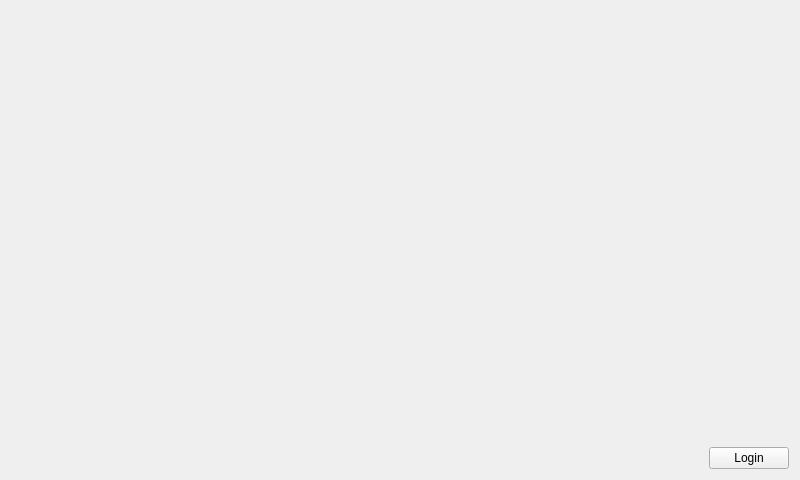
<?xml version="1.0" encoding="UTF-8"?>
<ui version="4.0">
 <class>WelcomeScreen</class>
 <widget class="QWidget" name="WelcomeScreen">
  <property name="geometry">
   <rect>
    <x>0</x>
    <y>0</y>
    <width>800</width>
    <height>480</height>
   </rect>
  </property>
  <property name="windowTitle">
   <string>Welcome</string>
  </property>
  <layout class="QVBoxLayout" name="verticalLayout">
   <item>
    <layout class="QVBoxLayout" name="contentLayout">
     <item>
      <spacer name="verticalSpacerTop">
       <property name="orientation">
        <enum>Qt::Orientation::Vertical</enum>
       </property>
       <property name="sizeHint" stdset="0">
        <size>
         <width>20</width>
         <height>40</height>
        </size>
       </property>
      </spacer>
     </item>
     <item>
      <layout class="QHBoxLayout" name="centerHBox">
       <item>
        <widget class="QFrame" name="imageFrame">
         <property name="minimumSize">
          <size>
           <width>480</width>
           <height>320</height>
          </size>
         </property>
         <layout class="QVBoxLayout" name="frameLayout">
          <item>
           <widget class="QLabel" name="imageLabel">
            <property name="alignment">
             <set>Qt::AlignmentFlag::AlignCenter</set>
            </property>
           </widget>
          </item>
         </layout>
        </widget>
       </item>
      </layout>
     </item>
     <item>
      <spacer name="verticalSpacerBottom">
       <property name="orientation">
        <enum>Qt::Orientation::Vertical</enum>
       </property>
       <property name="sizeHint" stdset="0">
        <size>
         <width>20</width>
         <height>40</height>
        </size>
       </property>
      </spacer>
     </item>
    </layout>
   </item>
   <item>
    <layout class="QHBoxLayout" name="buttonHBox">
     <item>
      <spacer name="buttonSpacerLeft">
       <property name="orientation">
        <enum>Qt::Orientation::Horizontal</enum>
       </property>
       <property name="sizeHint" stdset="0">
        <size>
         <width>20</width>
         <height>20</height>
        </size>
       </property>
      </spacer>
     </item>
     <item>
      <spacer name="buttonCenterSpacer">
       <property name="orientation">
        <enum>Qt::Orientation::Horizontal</enum>
       </property>
       <property name="sizeHint" stdset="0">
        <size>
         <width>20</width>
         <height>20</height>
        </size>
       </property>
      </spacer>
     </item>
     <item>
      <widget class="QPushButton" name="loginBtn">
       <property name="text">
        <string>Login</string>
       </property>
      </widget>
     </item>
    </layout>
   </item>
  </layout>
 </widget>
 <resources/>
 <connections/>
</ui>
